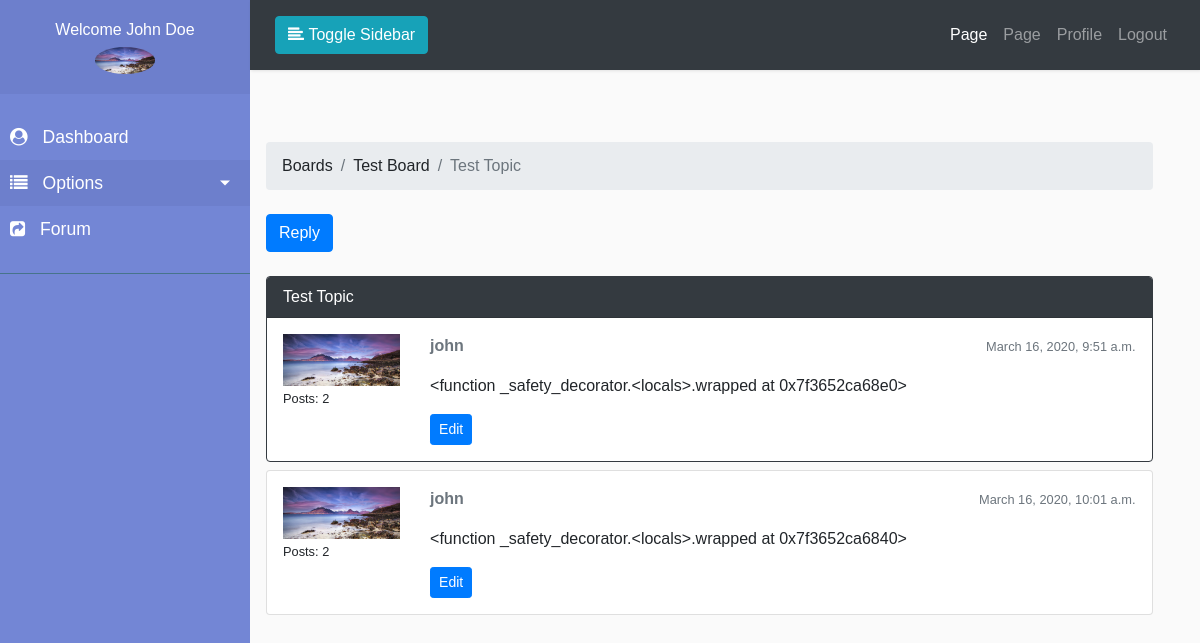
The page /forum/boards/1/topics/1 (signed in) on the database as committed earlier.
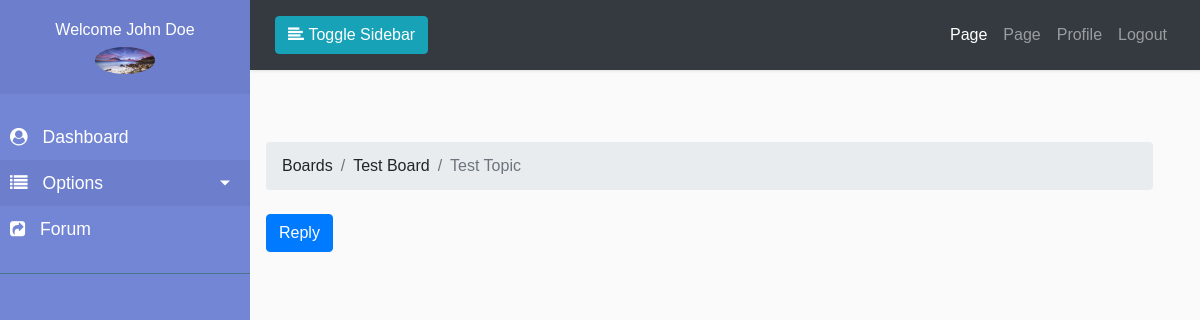
The same page on the database as committed later.
### accounts/models.py (models this page shows, shortened)
class Profile(models.Model):
    USERTYPE_CHOICES = (
        ('0', 'Teacher'),
        ('1', 'Student'),
    )
    user = models.OneToOneField(
        User, on_delete=models.CASCADE, related_name='user_profile')
    profile_pic = models.ImageField(
        upload_to="profile/%Y/%m/%d/", default="profile/default.png")
    phone_number = models.CharField(max_length=15, default='01xxxxxxxxxx')
    address = models.CharField(default='Your Address', max_length=255)
    user_type = models.CharField(max_length=10, choices=USERTYPE_CHOICES)
    email_confirmed = models.BooleanField(default=False)
    active = models.BooleanField(default=False)

### boards/models.py (models this page shows, shortened)
class Topic(models.Model):
    subject = models.CharField(max_length=255)
    last_updated = models.DateTimeField(auto_now_add=True)
    board = models.ForeignKey(
        Board, related_name='topics', on_delete=models.CASCADE)
    starter = models.ForeignKey(
        User, related_name='topics', on_delete=models.CASCADE)
    views = models.PositiveIntegerField(default=0)

class Board(models.Model):
    name = models.CharField(max_length=50, unique=True)
    description = models.CharField(max_length=100)

class Post(models.Model):
    message = models.TextField(max_length=4000)
    topic = models.ForeignKey(
        Topic, related_name='posts', on_delete=models.CASCADE)
    created_at = models.DateTimeField(auto_now_add=True)
    updated_at = models.DateTimeField(null=True)
    created_by = models.ForeignKey(
        User, related_name='posts', on_delete=models.CASCADE)
    updated_by = models.ForeignKey(
        User, null=True, related_name='+', on_delete=models.CASCADE)
    def get_message_as_markdown(self):
        return mark_safe(formatter(self.message, filter_name='markdown'))

### boards/views.py (the view)
class PostListView(ListView):
    model = Post
    context_object_name = 'posts'
    template_name = 'boards/topic_posts.html'
    paginate_by = 2
    def get_context_data(self, **kwargs):
        self.topic.views += 1
        self.topic.save()
        kwargs['topic'] = self.topic
        return super().get_context_data(**kwargs)
    def get_queryset(self):
        self.topic = get_object_or_404(Topic, board__pk=self.kwargs.get(
            'pk'), pk=self.kwargs.get('topic_pk'))
        queryset = self.topic.posts.order_by('created_at')
        return queryset

### pages/context_processor.py (called while the page is built)
def slider(request):
    all_slider = SliderImage.objects.all()
    return {'all_slider': all_slider}

### templates/boards/topic_posts.html (shortened to what this page needs)
{% extends "dash_base.html" %}
{% load humanize %}
{% block sidebar %}
{% if user.user_profile.user_type == '0'  %}
{% include 'partials/teacher/_sidebar.html' %}
{% elif user.user_profile.user_type == '1' %}
{% include 'partials/student/_sidebar.html' %}
{% endif %}
{% endblock sidebar %}
{% block breadcrumb %}
  <li class="breadcrumb-item"><a href="{% url 'boards:home' %}">Boards</a></li>
  <li class="breadcrumb-item"><a href="{% url 'boards:board_topics' topic.board.pk %}">{{ topic.board.name }}</a></li>
  <li class="breadcrumb-item active">{{ topic.subject }}</li>
{% endblock %}
{% block maincontent %}
  <div class="row">
    <div class="col-md-12">
      <div class="mb-4">
    <a href="{% url 'boards:reply_topic' topic.board.pk topic.pk %}" class="btn btn-primary" role="button">Reply</a>
  </div>
  {% for post in posts %}
    <div class="card mb-2 {% if forloop.first %}border-dark{% endif %}">
      {% if forloop.first %}
        <div class="card-header text-white bg-dark py-2 px-3">{{ topic.subject }}</div>
      {% endif %}
      <div class="card-body p-3">
        <div class="row">
          <div class="col-2">
            <img src="{{ post.created_by.user_profile.profile_pic.url }}" alt="{{ post.created_by.username }}" class="w-100">
            <small>Posts: {{ post.created_by.posts.count }}</small>
          </div>
          <div class="col-10">
            <div class="row mb-3">
              <div class="col-6">
                <strong class="text-muted">{{ post.created_by.username }}</strong>
              </div>
              <div class="col-6 text-right">
                <small class="text-muted">{{ post.created_at }}</small>
              </div>
            </div>
            {{ post.get_message_as_markdown }}
            {% if post.created_by == user %}
              <div class="mt-3">
                <a href="{% url 'boards:edit_post' post.topic.board.pk post.topic.pk post.pk %}" class="btn btn-primary btn-sm" role="button">Edit</a>
              </div>
            {% endif %}
          </div>
        </div>
      </div>
    </div>
  {% endfor %}
    </div>
  </div>
{% endblock maincontent %}

### templates/dash_base.html (shortened to what this page needs)
{% load static %}
<!doctype html>
<html lang="en">
<head>
	{% include 'partials/_css.html' %}
</head>
<body>
	<div class="wrapper">
		{% block sidebar %}
        {% endblock sidebar %}
		<div id="content">
            <nav class="navbar navbar-expand-lg navbar-dark bg-dark">
                <div class="container-fluid">
                    <button type="button" id="sidebarCollapse" class="btn btn-info">
                        <i class="fa fa-align-left"></i>
                        <span>Toggle Sidebar</span>
                    </button>
                    <div class="collapse navbar-collapse" id="navbarSupportedContent">
                        <ul class="nav navbar-nav ml-auto">
                           {% if user.is_authenticated %}
                                <li class="nav-item active">
                                <a class="nav-link" href="#">Page</a>
                            </li>
                            <li class="nav-item">
                                <a class="nav-link" href="#">Page</a>
                            </li>
                            <li class="nav-item">
                                <a class="nav-link" href="{% url 'accounts:my_profile' %}">Profile</a>
                            </li>
                            <li class="nav-item">
                                <a class="nav-link" href="{% url 'accounts:logout' %}">Logout</a>
                            </li>
                           {% endif %}
                        </ul>
                    </div>
                </div>
            </nav>
            <div class="container m-2 p-2">
                <ol class="breadcrumb my-4">
                    {% block breadcrumb %}
                    {% endblock breadcrumb %}
                </ol>
                {% block maincontent %}
                {% endblock maincontent %}
            </div>
        </div>
    </div>
</body>
</html>

### templates/partials/_css.html (shortened to what this page needs)
{% load static %}
<link rel="stylesheet" href="{% static 'front/css/bootstrap.min.css' %}"/>
<link rel="stylesheet" href="https://stackpath.bootstrapcdn.com/font-awesome/4.7.0/css/font-awesome.min.css" />
<link rel="stylesheet" href="{% static 'front/css/style.css' %}"/>

### templates/partials/teacher/_sidebar.html (shortened to what this page needs)
{% load static %}
<nav id="sidebar">
            <div class="sidebar-header text-center">
                <h6>Welcome {{user.get_full_name}}</h6>
                <img src="{{user.user_profile.profile_pic.url}}" alt="" width="60px" class="rounded-circle text-center">
            </div>
            <ul class="list-unstyled components">
                 <li>
                    <a href="{% url 'accounts:dashboard' %}">
                        <i class="fa fa-user-circle"></i>
                        Dashboard
                    </a>
                </li>
                <li class="active">
                    <a href="#homeSubmenu" data-toggle="collapse" aria-expanded="false" class="dropdown-toggle">
                        <i class="fa fa-list"></i>
                        Options
                    </a>
                </li>
                <li>
                    <a href="{% url 'boards:home' %}">
                        <i class="fa fa-share-square"></i>
                        Forum
                    </a>
                </li>
            </ul>
            <ul class="list-unstyled CTAs">
            </ul>
        </nav>

### templates/partials/_js.html (shortened to what this page needs)
{% load static %}

### myproject/static/front/css/style.css (style rules this page uses)
body { font-family: 'Poppins', sans-serif; background: #fafafa; }
a, a:hover, a:focus { color: inherit; text-decoration: none; transition: all 0.3s; }
.navbar { padding: 15px 10px; background: #fff; border: none; border-radius: 0; margin-bottom: 40px; box-shadow: 1px 1px 3px rgba(0, 0, 0, 0.1); }
i, span { display: inline-block; }
.wrapper { display: flex; align-items: stretch; }
#sidebar { min-width: 250px; max-width: 250px; background: #7386D5; color: #fff; transition: all 0.3s; }
#sidebar ul li a { text-align: left; }
#sidebar .sidebar-header { padding: 20px; background: #6d7fcc; }
#sidebar ul.components { padding: 20px 0; border-bottom: 1px solid #47748b; }
#sidebar ul li a { padding: 10px; font-size: 1.1em; display: block; }
#sidebar ul li a i { margin-right: 10px; }
#sidebar ul li.active>a, a[aria-expanded="true"] { color: #fff; background: #6d7fcc; }
a[data-toggle="collapse"] { position: relative; }
.dropdown-toggle::after { display: block; position: absolute; top: 50%; right: 20px; transform: translateY(-50%); }
ul.CTAs { padding: 20px; }
#content { width: 100%; min-height: 100vh; transition: all 0.3s; }
.container { max-width: 95% !important; }

Rows that differ between the two databases and show on the page:
removed Post: {{ topic.subject }} "Test Topic", created_by.user_profile.profile_pic (picture), created_by.posts.count "2", created_by.username "john", created_at "March 16, 2020, 9:51 a.m.", get_message_as_markdown "<function _safety_decorator.<locals>.wrapped at 0x7f3652ca68e0>", shows "Edit"
removed Post: created_by.user_profile.profile_pic (picture), created_by.posts.count "2", created_by.username "john", created_at "March 16, 2020, 10:01 a.m.", get_message_as_markdown "<function _safety_decorator.<locals>.wrapped at 0x7f3652ca6840>", shows "Edit"
